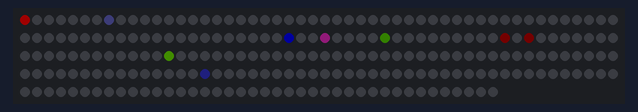
A sketch run on a simulated Teensy 3. Shown: 240 RGB LEDs in strip order, left to right, continuing on the next row. Dim RGB values are drawn brighter than linear; random numbers use the default seed unless the sketch sets one; what the sketch prints to the serial monitor is not drawn.

Above: at 0.26 s.

The sketch:

whit_twinkle.ino
```cpp
#define USE_OCTOWS2811
#include <OctoWS2811.h>
#include <FastLED.h>

#define NUM_LEDS_PER_STRIP (4*60)
#define NUM_STRIPS 8

CRGB leds[NUM_STRIPS * NUM_LEDS_PER_STRIP];

// Pin layouts on the teensy 3:
// OctoWS2811: 2,14,7,8,6,20,21,5

void setup() {
  LEDS.addLeds<OCTOWS2811>(leds, NUM_LEDS_PER_STRIP);
  LEDS.setBrightness(32);

  Serial.begin(115200);  // start serial for output

}

void loop() {
  static uint8_t hue = 0;

  for(int i = 0; i < NUM_STRIPS; i++) {
    for(int j = 0; j < NUM_LEDS_PER_STRIP; j++) {
      if (random(256) >245){
        leds[(i*NUM_LEDS_PER_STRIP) + j] = CHSV(random(256),random(256),random(256));
      } else {
        Serial.print(leds[(i*NUM_LEDS_PER_STRIP) + j].r);
        Serial.print("\t\t");
        leds[(i*NUM_LEDS_PER_STRIP) + j].r = leds[(i*NUM_LEDS_PER_STRIP) + j].r/1.2;
        leds[(i*NUM_LEDS_PER_STRIP) + j].g = leds[(i*NUM_LEDS_PER_STRIP) + j].g/1.2;
        leds[(i*NUM_LEDS_PER_STRIP) + j].b = leds[(i*NUM_LEDS_PER_STRIP) + j].b/1.2;
        Serial.println(leds[(i*NUM_LEDS_PER_STRIP) + j].r);
        delayMicroseconds(2);
      }
    }
  }

  // Set the first n leds on each strip to show which strip it is
  for(int i = 0; i < NUM_STRIPS; i++) {
    for(int j = 0; j <= i; j++) {
      leds[(i*NUM_LEDS_PER_STRIP) + j] = CRGB::Red;
    }
  }


  LEDS.show();
  LEDS.delay(10);
}
```
